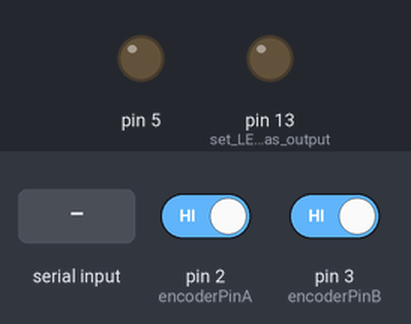
The sketch below on a simulated Arduino Uno, built with avr-gcc and run on an emulated ATmega328P. Parts: output pins drawn as LEDs (lit = HIGH). Inputs (shaded band) come from the test bench; at power-on: pin 2 (encoderPinA) HIGH, pin 3 (encoderPinB) HIGH. What the sketch prints to the serial monitor is not drawn.

Above: at 1.2 s.
1.3 s: "1" received over Serial
At 2.2 s:
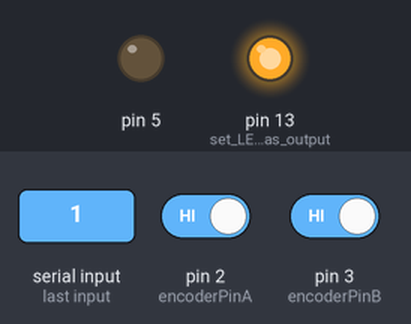
Timing chart, 0 to 4.3 s (numbered marks = the images above; inputs shaded):
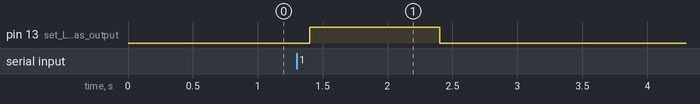

Measured:
- after the input at 1.3 s, pin 13 (set_LED_pin_as_output): LOW → HIGH after 0.10 s, → LOW 1.0 s later

The sketch:

encoderTEST.ino
```cpp
// Pin definitions for the rotary encoder
const int encoderPinA = 2; // Encoder output A (to pin 2)
const int encoderPinB = 3; // Encoder output B (to pin 3)
volatile int impulseCount = 0;  // Variable to count the number of impulses
const int impulsesPerTurn = 600; // 600 impulses per complete turn
float turns = 0.0;  // Variable to track complete turns
int Turn2;
unsigned long previousMillis = 0; // Timer variable
const long interval = 1000;       // Interval for 1 second (1000 milliseconds)

void setup() {
  // Initialize the encoder pins as inputs
  pinMode(encoderPinA, INPUT_PULLUP);
  pinMode(encoderPinB, INPUT_PULLUP);
  pinMode(13, OUTPUT);      // set LED pin as output, used for notifying serial communication
  digitalWrite(13, LOW);    // switch off LED pin
  pinMode(5, OUTPUT);
  digitalWrite(5, LOW);
  // Attach interrupts to the encoder pins
  attachInterrupt(digitalPinToInterrupt(encoderPinA), countImpulse, CHANGE);
  attachInterrupt(digitalPinToInterrupt(encoderPinB), countImpulse, CHANGE);
   // Initialize serial communication for debugging
  Serial.begin(115200);   //match jetson baud rate
  }

void loop() {
  // Check if 1 second has passed
  unsigned long currentMillis = millis();
  if (currentMillis - previousMillis >= interval) {
    previousMillis = currentMillis;

    // Calculate the number of turns
    turns = (float)impulseCount / impulsesPerTurn;
    // Print the number of turns per second
    //Serial.print("Turns per second: ");
    //Serial.println(turns);
    // Reset the impulse count for the next second
    impulseCount = 0;
    Turn2 = turns * 100;
    if (Turn2 > 749){
      //digitalWrite(5,HIGH);
      digitalWrite(13,HIGH);

            }
    else{
      //digitalWrite(5,LOW);
      digitalWrite(13,LOW);

      }
    }

    if (Serial.available())
    {
    char data_rcvd = Serial.read();   // read one byte from serial buffer and save to data_rcvd

    if (data_rcvd == '1') digitalWrite(13, HIGH); // switch LED On
    if (data_rcvd == '0') digitalWrite(13, LOW);  // switch LED Off
     }
     if (Turn2 > 99){
      //digitalWrite(5,HIGH);
      //digitalWrite(13,HIGH);
      Serial.write('1');
      }
    else{
      //digitalWrite(5,LOW);
      //digitalWrite(13,LOW);
      Serial.write('0');

   }
   delay(200);
}

void countImpulse() {
  // Increment the impulse count each time a change is detected on either pin
  impulseCount++;}
```
